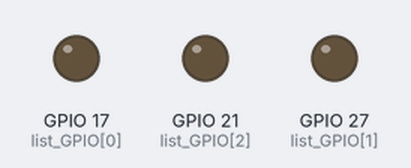
Recording of a program running on a simulated Raspberry Pi (BCM pin numbers). Parts: output pins drawn as LEDs (lit = HIGH).

Above: at 0.2 s.
At 1.7 s:
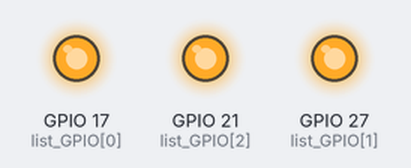
Timing chart, 0 to 3.0 s (numbered marks = the images above):
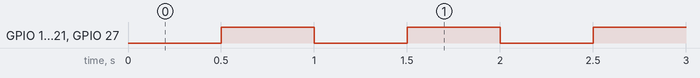

The program:

led.py
```python
import RPi.GPIO as GPIO
import time

GPIO.setwarnings(False)
GPIO.setmode(GPIO.BCM)
list_GPIO=[17,27,21]
GPIO.setup(list_GPIO,GPIO.OUT)
while(1):
    GPIO.output(list_GPIO,GPIO.LOW)
    time.sleep(0.5)
    GPIO.output(list_GPIO,GPIO.HIGH)
    time.sleep(0.5)
```

Measured:
- by itself, GPIO 17 (list_GPIO[0]), GPIO 21 (list_GPIO[2]), GPIO 27 (list_GPIO[1]): alternates HIGH for 0.50 s and LOW for 0.50 s
